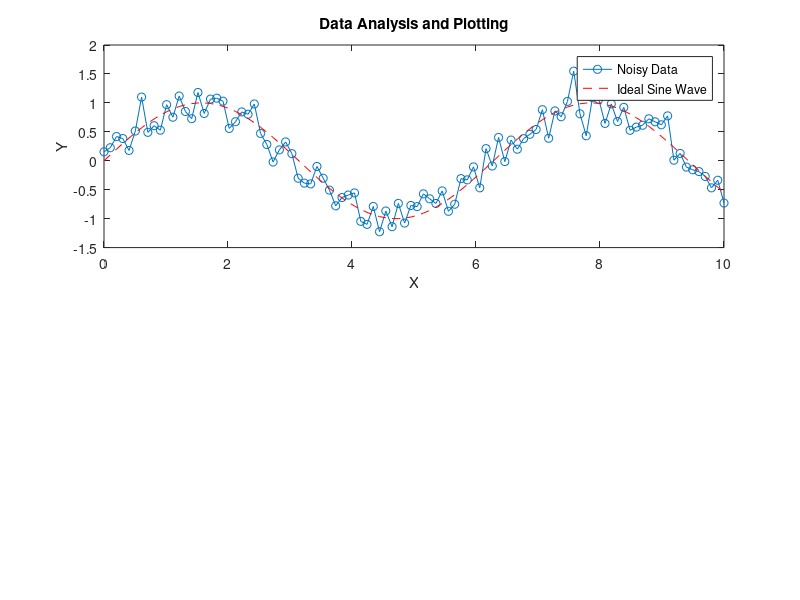

Here is the MATLAB script that generated this plot:
% data_analysis.m
% This script performs data analysis and plots the results

% Step 1: Generate some synthetic data
x = linspace(0, 10, 100);   % X values from 0 to 10
y = sin(x) + 0.2*randn(1, 100);  % Sine wave with noise

% Step 2: Perform basic statistical analysis
mean_y = mean(y);
std_y = std(y);
max_y = max(y);
min_y = min(y);

% Step 3: Display results
disp(['Mean of y: ', num2str(mean_y)]);
disp(['Standard Deviation of y: ', num2str(std_y)]);
disp(['Maximum of y: ', num2str(max_y)]);
disp(['Minimum of y: ', num2str(min_y)]);

% Step 4: Plot the data and statistical information
figure;
subplot(2,1,1);
plot(x, y, '-o', 'DisplayName', 'Noisy Data');
hold on;
plot(x, sin(x), '--r', 'DisplayName', 'Ideal Sine Wave');
title('Data Analysis and Plotting');
xlabel('X');
ylabel('Y');
legend('show');

% Step 5: Save the plot as an image
saveas(gcf, 'data_analysis_plot.png');

% Step 6: Save the results to a text file
resultsFile = 'data_analysis_results.txt';
fid = fopen(resultsFile, 'w');
fprintf(fid, 'Data Analysis Results\n');
fprintf(fid, '----------------------\n');
fprintf(fid, 'Mean of y: %.4f\n', mean_y);
fprintf(fid, 'Standard Deviation of y: %.4f\n', std_y);
fprintf(fid, 'Maximum of y: %.4f\n', max_y);
fprintf(fid, 'Minimum of y: %.4f\n', min_y);
fclose(fid);
